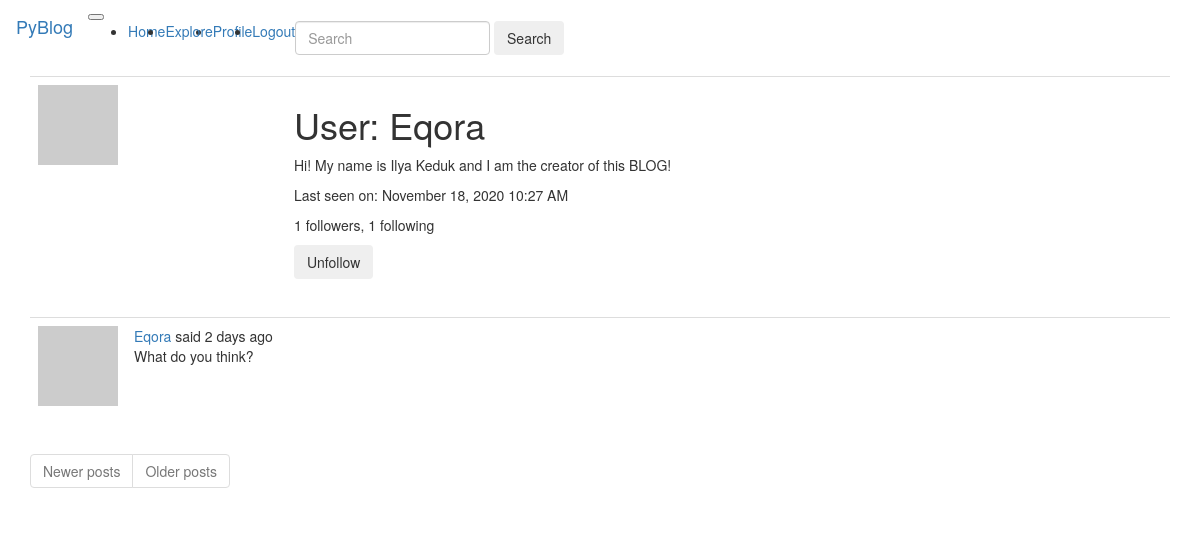
The page /user/Eqora (signed in) on the database as committed earlier.
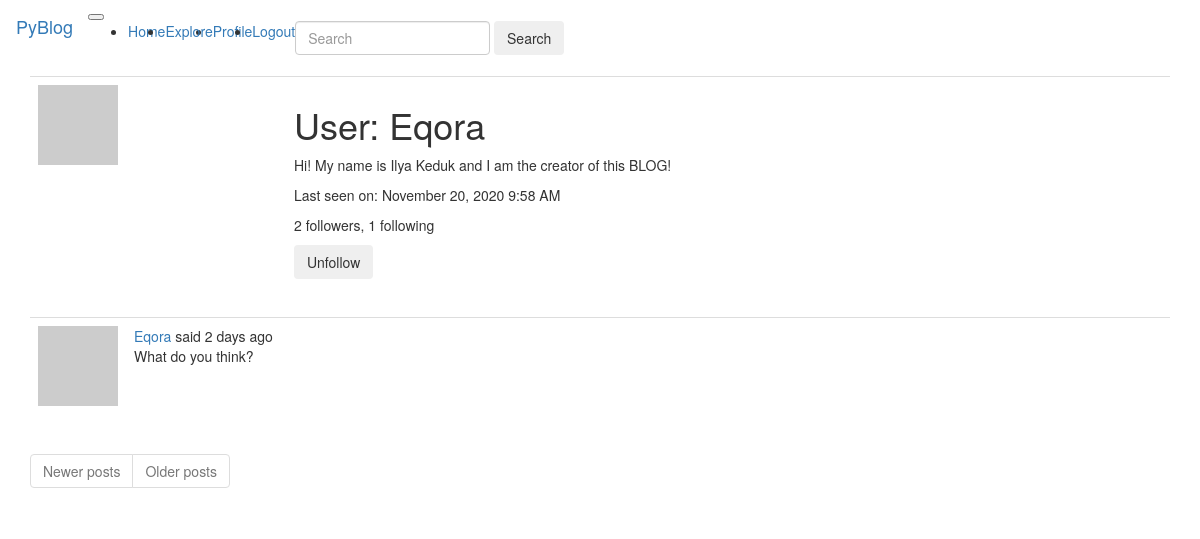
The same page on the database as committed later.
### app/models.py (models this page shows, shortened)
class User(UserMixin, db.Model):
    id = db.Column(db.Integer, primary_key=True)
    username = db.Column(db.String(64), index=True, unique=True)
    email = db.Column(db.String(120), index=True, unique=True)
    password_hash = db.Column(db.String(128))
    posts = db.relationship('Post', backref='author', lazy='dynamic')
    about_me = db.Column(db.String(140))
    last_seen = db.Column(db.DateTime, default=datetime.utcnow)
    followed = db.relationship(
        'User', secondary=followers,
        primaryjoin=(followers.c.follower_id == id),
        secondaryjoin=(followers.c.followed_id == id),
        backref=db.backref('followers', lazy='dynamic'), lazy='dynamic'
    )
    def avatar(self, size):
        digest = md5(self.email.lower().encode('utf-8')).hexdigest()
        return 'https://www.gravatar.com/avatar/{}?d=identicon&s={}'.format(digest, size)
    def is_following(self, user):
        return self.followed.filter(
            followers.c.followed_id == user.id).count() > 0

class Post(db.Model):
    id = db.Column(db.Integer, primary_key=True)
    body = db.Column(db.String(140))
    timestamp = db.Column(db.DateTime, index=True, default=datetime.utcnow)
    user_id = db.Column(db.Integer, db.ForeignKey('user.id'))

### app/routes.py (the view)
@app.route('/user/<username>')
@login_required
def user(username):
    user = User.query.filter_by(username=username).first_or_404()
    page = request.args.get('page', 1, type=int)
    posts = user.posts.order_by(Post.timestamp.desc()).paginate(
        page, app.config['POSTS_PER_PAGE'], False)
    next_url = url_for('user', username=user.username, page=posts.next_num) \
        if posts.has_next else None
    prev_url = url_for('user', username=user.username, page=posts.prev_num) \
        if posts.has_prev else None
    form = EmptyForm()
    return render_template('user.html', user=user, posts=posts.items,
                           next_url=next_url, prev_url=prev_url, form=form)

### app/forms.py
class EmptyForm(FlaskForm):
    submit = SubmitField('Submit')

### app/models.py (called while the page is built)
@login.user_loader
def load_user(id):
    return User.query.get(int(id))

### app/routes.py (called while the page is built)
@app.before_request
def before_request():
    if current_user.is_authenticated:
        current_user.last_seen = datetime.utcnow()
        db.session.commit()
    g.locale = str(get_locale())

### app/templates/user.html (shortened to what this page needs)
{% extends "base.html" %}
{% block app_content %}
    <table class="table table-hover">
        <tr>
            <td width="256px"><img src="{{ user.avatar(256) }}"></td>
            <td>
                <h1>{{ _('User') }}: {{ user.username }}</h1>
                {% if user.about_me %}<p>{{ user.about_me }}</p>{% endif %}
                {% if user.last_seen %}
                <p>{{ _('Last seen on') }}: {{ moment(user.last_seen).format('LLL') }}</p>
                {% endif %}
                <p>{{ _('%(count)d followers', count=user.followers.count()) }}, {{ _('%(count)d following', count=user.followed.count()) }}</p>
                {% if user == current_user %}
                <p><a href="{{ url_for('edit_profile') }}">{{ _('Edit your profile') }}</a></p>
                {% else %}
                <p>
                    <form action="{{ url_for('unfollow', username=user.username) }}" method="post">
                        {{ form.submit(value=_('Unfollow'), class_='btn btn-outline-danger') }}
                    </form>
                </p>
                {% endif %}
            </td>
        </tr>
    </table>
    {% for post in posts %}
        {% include '_post.html' %}
    {% endfor %}
    <nav aria-label="Page navigation example">
        <ul class="pagination">
            <li class="page-item {% if not prev_url %} disabled {% endif %}">
                <a class="page-link" href="{{ prev_url or '#' }}" tabindex="-1">{{ _('Newer posts') }}</a>
            </li>
            <li class="page-item {% if not next_url %} disabled {% endif %}">
                <a class="page-link" href="{{ next_url or '#' }}">{{ _('Older posts') }}</a>
            </li>
        </ul>
    </nav>
{% endblock %}

### app/templates/base.html (shortened to what this page needs)
{% extends 'bootstrap/base.html' %}
{% block navbar %}
    <nav class="navbar navbar-expand-lg navbar-dark bg-dark">
  <a class="navbar-brand" href="{{ url_for('index') }}">PyBlog</a>
  <button class="navbar-toggler" type="button" data-toggle="collapse" data-target="#navbarSupportedContent" aria-controls="navbarSupportedContent" aria-expanded="false" aria-label="Toggle navigation">
  </button>
  <div class="collapse navbar-collapse" id="navbarSupportedContent">
    <ul class="navbar-nav mr-auto">
      <li class="nav-item active">
        <a class="nav-link" href="{{ url_for('index') }}">{{ _('Home') }} <span class="sr-only">(current)</span></a>
      </li>
      <li class="nav-item dropdown">
        <a class="nav-link dropdown-toggle" href="#" id="navbarDropdown" role="button" data-toggle="dropdown" aria-haspopup="true" aria-expanded="false">
          {{ _('Explore') }}
        </a>
      </li>
      {% if current_user.is_anonymous%}
      <li class="nav-item">
        <a class="nav-link" href="{{ url_for('login') }}" tabindex="-1" aria-disabled="true">{{ _('Login') }}</a>
      </li>
      {% else %}
      <li class="nav-item">
          <a class="nav-link" href="{{ url_for('user', username=current_user.username) }}">{{ _('Profile') }}</a>
      </li>
      <li class="nav-item">
          <a class="nav-link" href="{{ url_for('logout') }}">{{ _('Logout') }}</a>
      </li>
      {% endif %}
    </ul>
    <form class="form-inline my-2 my-lg-0">
      <input class="form-control mr-sm-2" type="search" placeholder="Search" aria-label="Search">
      <button class="btn btn-outline-success my-2 my-sm-0" type="submit">Search</button>
    </form>
  </div>
</nav>
{% endblock %}
{% block content %}
    <div class="container">
        {% block app_content %}{% endblock %}
    </div>
{% endblock %}

### app/templates/_post.html (shortened to what this page needs)
    <table class="table table-hover">
        <tr>
            <td width="70px">
                <a href="{{ url_for('user', username=post.author.username) }}">
                    <img src="{{ post.author.avatar(70) }}" />
                </a>
            </td>
            <td>
                {{ _('%(username)s said %(when)s',
                    username=user_link, when=moment(post.timestamp).fromNow()) }}
                <br>
                {{ post.body }}
            </td>
        </tr>
    </table>

Rows that differ between the two databases and show on the page:
changed User "Eqora": last_seen "November 18, 2020 10:27 AM" → "November 20, 2020 9:58 AM"
Other text that changed with them:
text no longer shown: "1 followers"
text now shown: "2 followers"
